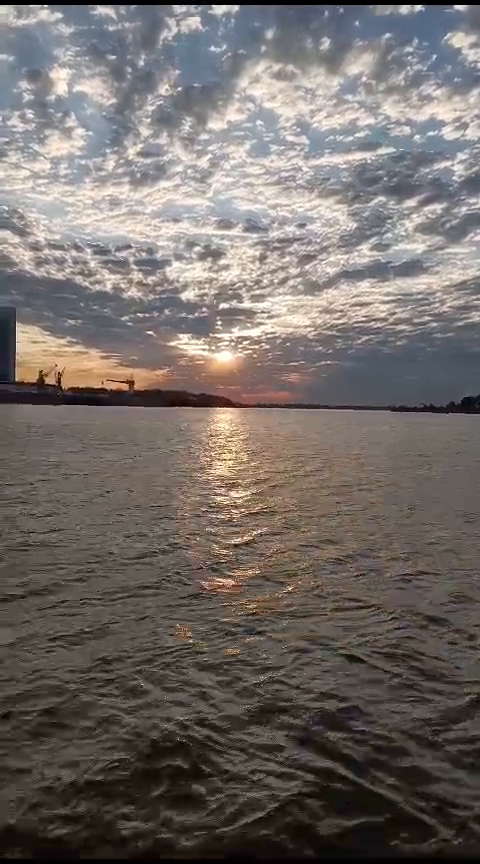
#> input picture frame 22 of videos/Video1.mp4, 480 x 864 px, given in place of LANCHA_RC.mp4, which was not available
$ python seguimiento.py
#> lines starting #> are read from the running program, lines starting #| are printed output that depends on the picture; after the words box and inside, x2 and y2 are one past the last pixel; in counts of white or black regions, pixels touching at a corner belong together; pictures that were not available may be replaced by others from this repository, and a replacement may not be noted
#> further down, frame is the input picture: shape (864, 480, 3); mean B, G, R 103.9, 107.6, 114.9
import cv2

class DetectorDeObstaculos:
    def __init__(self):
        self.centroide_anterior = None

    def detectar_obstaculo(self, frame):
        # Convertir la imagen a escala de grises
        gray = cv2.cvtColor(frame, cv2.COLOR_BGR2GRAY)
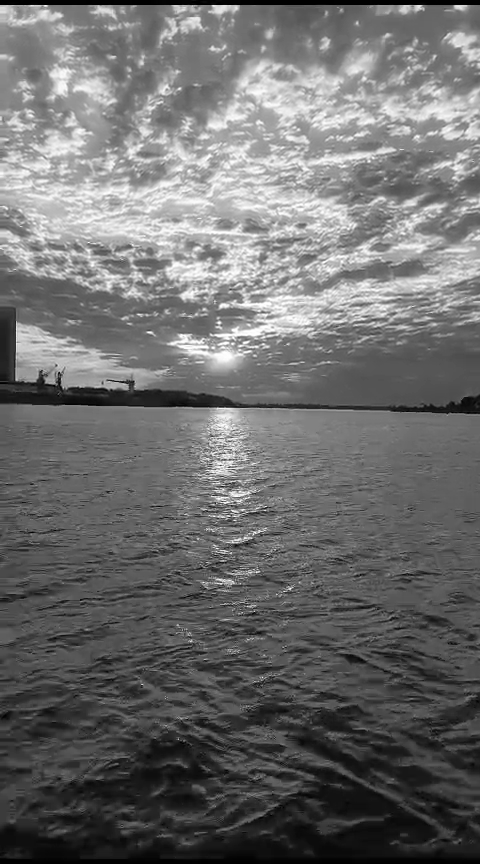
#> gray: shape (864, 480); min 0, max 255, mean 109.3

        # Aplicar umbralización para resaltar el obstáculo
        _, threshold = cv2.threshold(gray, 100, 255, cv2.THRESH_BINARY)
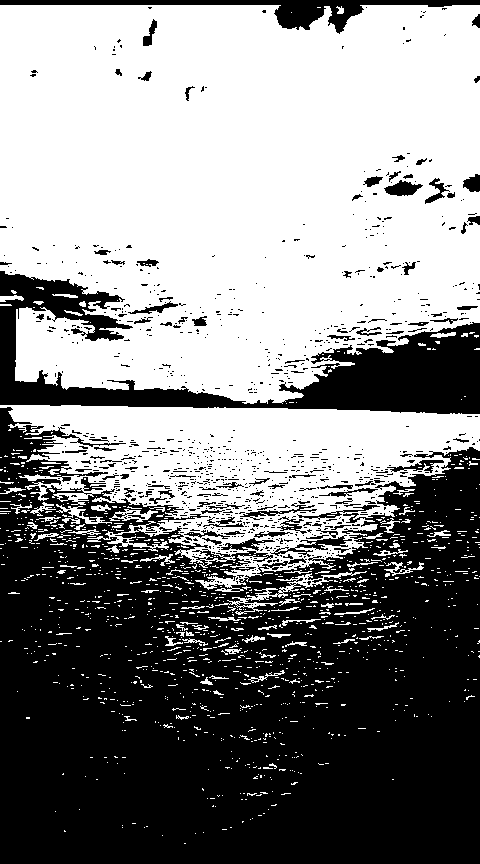
#> threshold: shape (864, 480); 53% white; 997 black regions (892 under 20 px)

        # Encontrar contornos en la imagen umbralizada
        contours, _ = cv2.findContours(threshold, cv2.RETR_EXTERNAL, cv2.CHAIN_APPROX_SIMPLE)
#> contours = 1230 contours, 1184 with area under 20; largest, box (x1, y1, x2, y2) and area: (0, 5, 480, 404) 168242, (0, 405, 480, 592) 48155, (215, 571, 367, 615) 618, (109, 509, 158, 522) 275, (56, 504, 112, 524) 160

        # Dibujar los contornos en el frame original
        for contour in contours:
            area = cv2.contourArea(contour)
            if area > 500:  # Filtrar contornos pequeños
                x, y, w, h = cv2.boundingRect(contour)
                cv2.rectangle(frame, (x, y), (x + w, y + h), (0, 255, 0), 2)

                # Calcular centroide del contorno
                M = cv2.moments(contour)
                if M["m00"] != 0:
                    cx = int(M["m10"] / M["m00"])
                    cy = int(M["m01"] / M["m00"])
                    centroide_actual = (cx, cy)

                    # Realizar seguimiento del centroide
                    if self.centroide_anterior is not None:
                        cv2.line(frame, self.centroide_anterior, centroide_actual, (0, 0, 255), 2)
                    self.centroide_anterior = centroide_actual
#> this loop made 1230 passes
#> (area, x, y, w, h, cx, cy) on passes 810, 1195, 1230: (618, 215, 571, 152, 44, 283, 590), (48155, 0, 405, 480, 187, 248, 471), (168241.5, 0, 5, 480, 399, 237, 187)
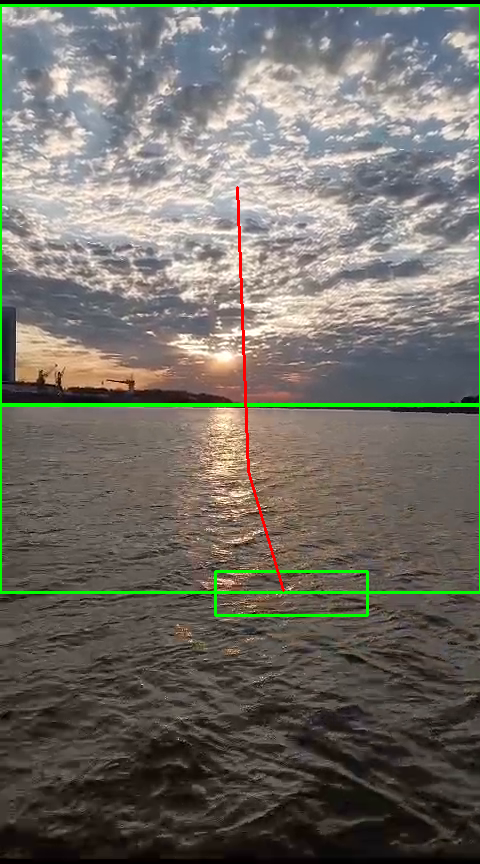
#> frame: shape (864, 480, 3); 2.14% of pixels changed, all inside (x1, y1, x2, y2) = (0, 4, 480, 617)

        return frame


# Ejemplo de uso
detector = DetectorDeObstaculos()
video_capture = cv2.VideoCapture('/Users/lichi/Desktop/Tesis/detector-obstaculos-logica-difusa/img/LANCHA_RC.mp4')  # Capturamos video desde la cámara

while True:
    ret, frame = video_capture.read()
    frame = detector.detectar_obstaculo(frame)

    cv2.imshow('Video', frame)

    if cv2.waitKey(1) & 0xFF == ord('q'):
#> (key q is pressed here)
        break

video_capture.release()
cv2.destroyAllWindows()

$ run again, starting later in the video
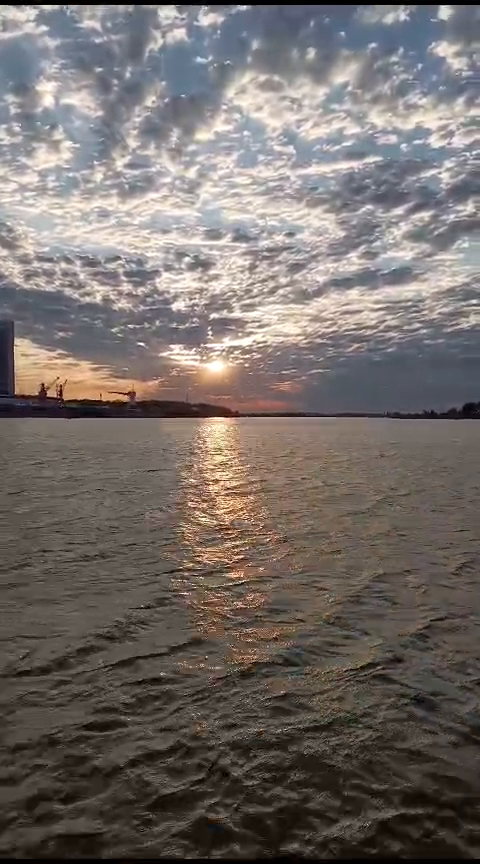
#> input picture frame 103 of videos/Video1.mp4, 480 x 864 px, given in place of LANCHA_RC.mp4, which was not available
#> frame is the input picture: shape (864, 480, 3); mean B, G, R 105.5, 108.9, 116.7
#> in detectar_obstaculo, `_, threshold = cv2.threshold(gray, 100, 255, cv2.THRESH_BINARY)`:
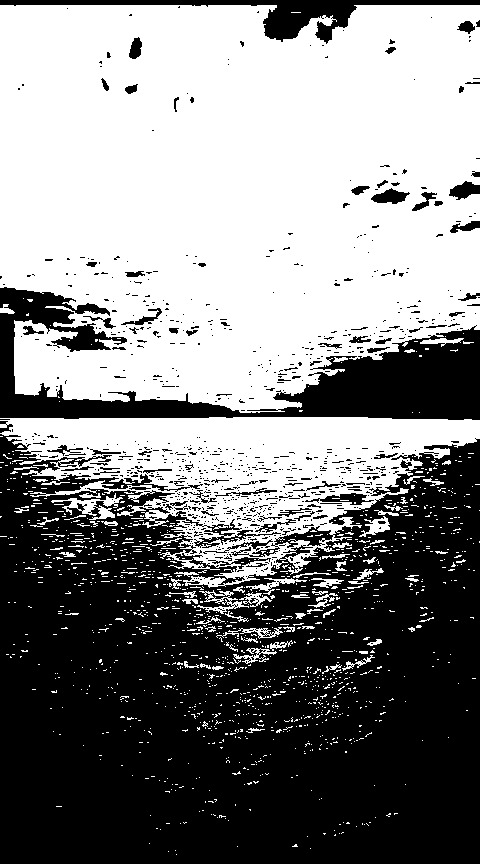
#> threshold: shape (864, 480); 52.3% white; 864 black regions (777 under 20 px)
#> contours = 1284 contours, 1237 with area under 20; largest, box (x1, y1, x2, y2) and area: (0, 5, 480, 413) 172022, (0, 417, 480, 588) 40720, (51, 493, 123, 520) 506, (197, 590, 249, 614) 342, (359, 516, 390, 537) 246
#> the loop in detectar_obstaculo, `for contour in contours:` made 1284 passes
#> (area, x, y, w, h, cx, cy) on passes 1172, 1254, 1284: (506, 51, 493, 72, 27, 91, 506), (40720, 0, 417, 480, 171, 245, 474), (172022, 0, 5, 480, 408, 234, 192)
#> after the loop in detectar_obstaculo, `for contour in contours:`:
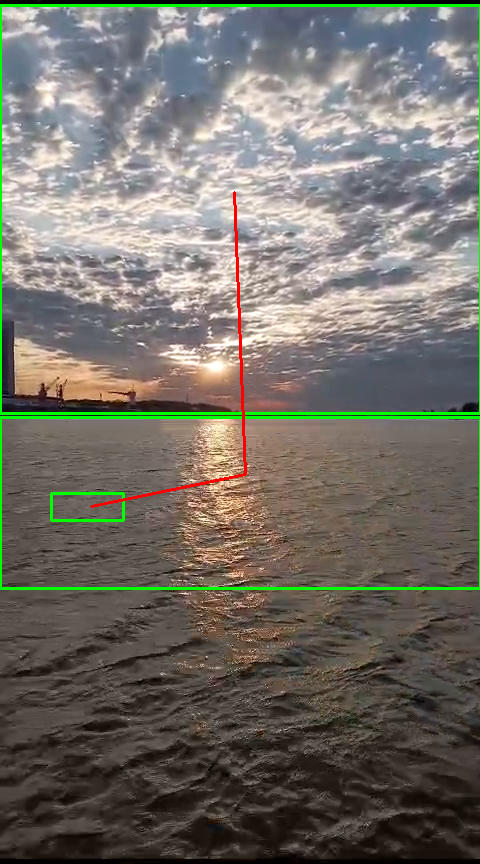
#> frame: shape (864, 480, 3); 2.25% of pixels changed, all inside (x1, y1, x2, y2) = (0, 4, 480, 590)

$ run again, starting later in the video
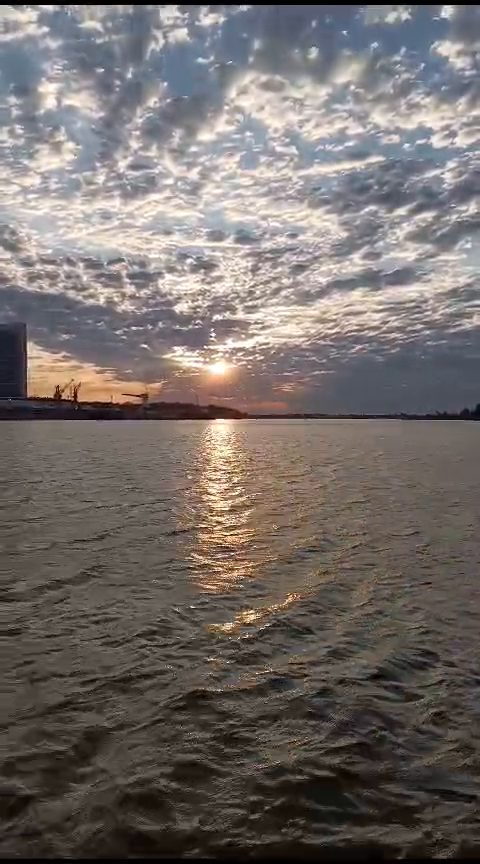
#> input picture frame 183 of videos/Video1.mp4, 480 x 864 px, given in place of LANCHA_RC.mp4, which was not available
#> frame is the input picture: shape (864, 480, 3); mean B, G, R 105.9, 108.8, 116.3
#> in detectar_obstaculo, `_, threshold = cv2.threshold(gray, 100, 255, cv2.THRESH_BINARY)`:
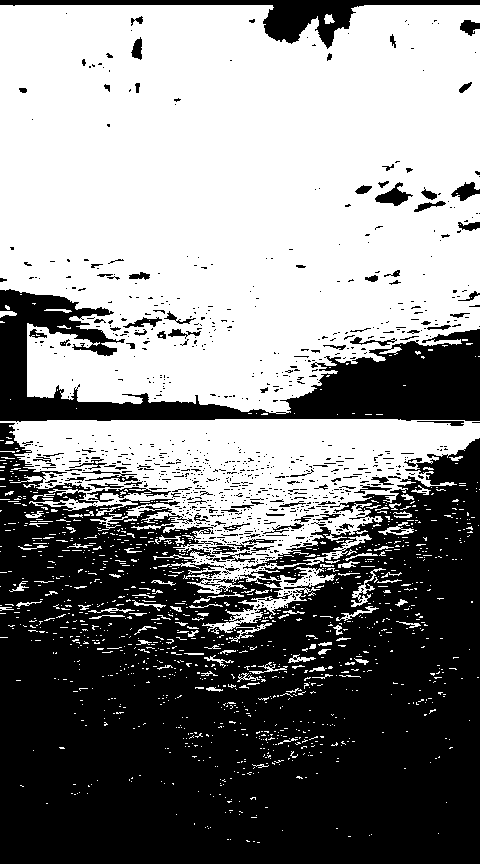
#> threshold: shape (864, 480); 53% white; 999 black regions (893 under 20 px)
#> contours = 1226 contours, 1185 with area under 20; largest, box (x1, y1, x2, y2) and area: (0, 5, 480, 414) 171699, (0, 419, 480, 642) 44568, (351, 568, 386, 607) 180, (378, 522, 414, 535) 152, (336, 606, 379, 621) 88
#> the loop in detectar_obstaculo, `for contour in contours:` made 1226 passes
#> (area, x, y, w, h, cx, cy) on passes 1188, 1226: (44568.5, 0, 419, 480, 223, 241, 479), (171699, 0, 5, 480, 409, 236, 192)
#> after the loop in detectar_obstaculo, `for contour in contours:`:
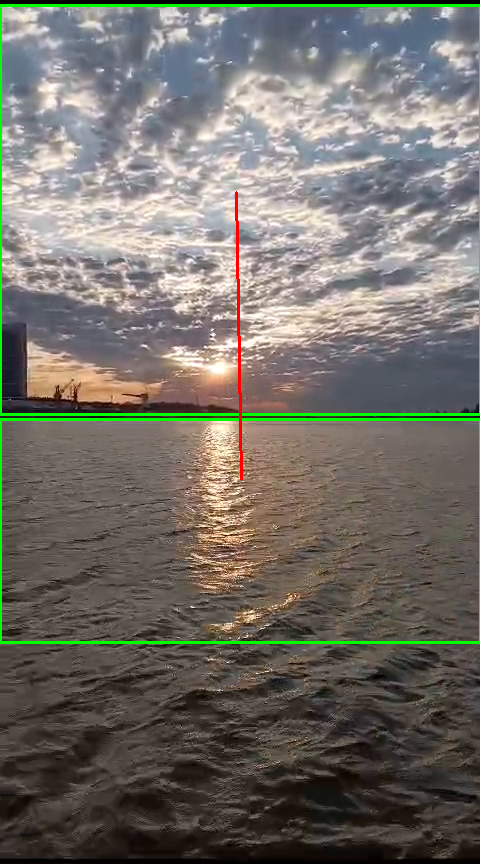
#> frame: shape (864, 480, 3); 2.05% of pixels changed, all inside (x1, y1, x2, y2) = (0, 4, 480, 644)
